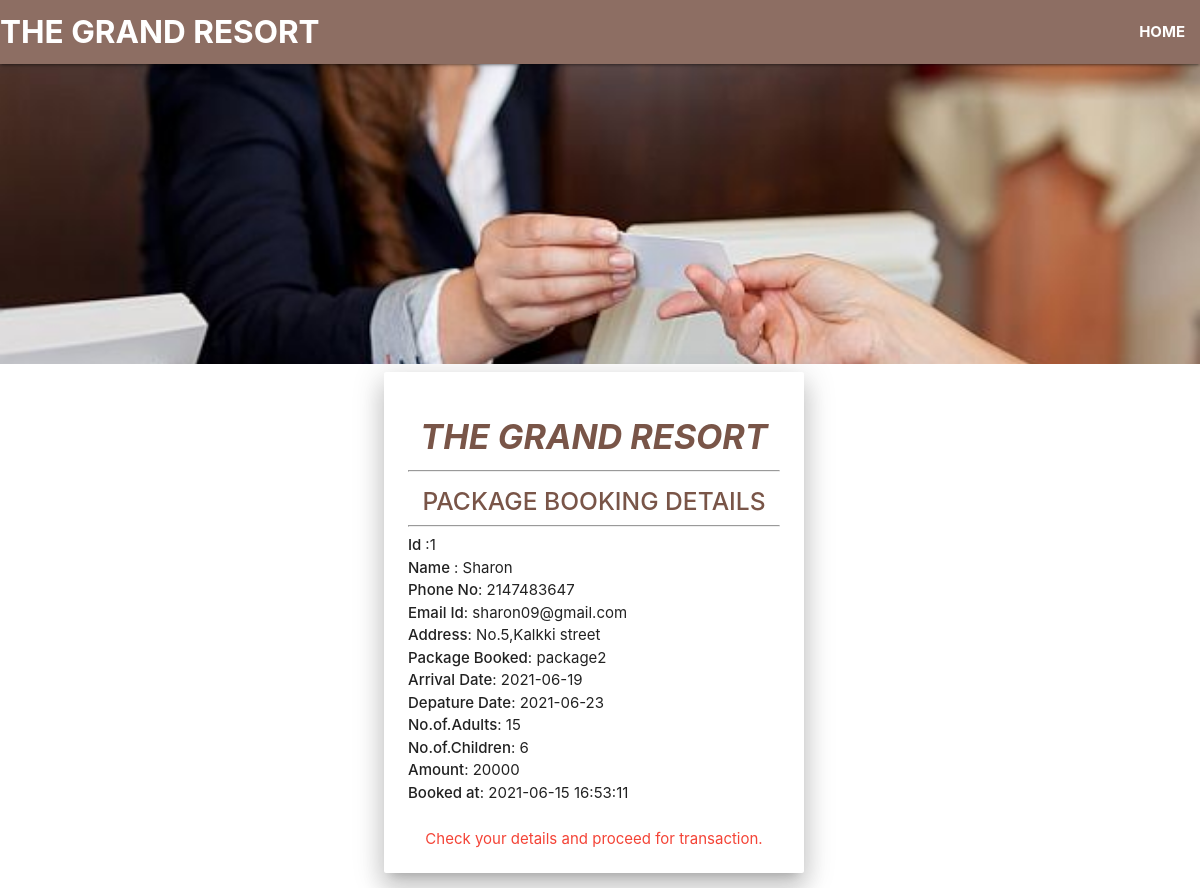
The app's page /packagepayment.php?user_id=1 with its own data.
### tables this page shows
CREATE TABLE `package` (
  `id` int(11) NOT NULL,
  `name` varchar(255) NOT NULL,
  `email` varchar(255) NOT NULL,
  `phone` int(11) NOT NULL,
  `pack` varchar(255) NOT NULL,
  `checkin` date NOT NULL,
  `checkout` date NOT NULL,
  `address` varchar(255) NOT NULL,
  `noofadults` int(11) NOT NULL,
  `noofchildren` int(11) NOT NULL,
  `cost` int(11) NOT NULL,
  `booked_at` timestamp NOT NULL DEFAULT current_timestamp() ON UPDATE current_timestamp()
);

### packagepayment.php (the view, shortened to what this page needs)
<?php
include('config.php');
if (isset($_GET['user_id'])) {
    $id =  mysqli_real_escape_string($conn, $_GET["user_id"]);
    $sql = "SELECT * FROM package WHERE id=$id";
    $result = mysqli_query($conn, $sql);
    $user = mysqli_fetch_assoc($result);
}
?>
<!DOCTYPE html>
<html lang="en">
<head>
    <link rel="stylesheet" href="https://use.fontawesome.com/releases/v5.0.13/css/all.css">
    <link rel="stylesheet" href="https://cdnjs.cloudflare.com/ajax/libs/materialize/1.0.0/css/materialize.min.css">
    <link rel="stylesheet" href="css/payment.css">
</head>
<body>
<header>
        <nav class="nav-wrapper brown lighten-1">
            <a href="#" class="brand-logo "><b>THE GRAND RESORT</b></a>
            <ul class="right hide-on-med-and-down">
                <li>
                    <a href="home.php"><b>HOME</b></a>
                </li>
            </ul>
        </nav>
    </header>
    <div class="parallax-container">
        <div class="parallax">
            <img src="images/pay.jpg" class="responsive-img">
        </div>
    </div>
    <div class="card container center z-depth-4">
        <div class="card-content center">
            <h4 class="brown-text center"><i><b>THE GRAND RESORT</b></i></h4><hr>
            <h5 class="center brown-text"><strong>PACKAGE BOOKING DETAILS</strong></h5>
            <hr>
            <?php $rv=explode('-',$user['pack']);?>
            <p class="container left-align"><strong>Id </strong>:<?php echo htmlspecialchars($user['id']);?>
                <br><strong>Name </strong>: <?php echo htmlspecialchars($user['name']); ?>
                <br><strong>Phone No</strong>: <?php echo htmlspecialchars($user['phone']); ?>
                <br><strong>Email Id</strong>: <?php echo htmlspecialchars($user['email']); ?>
                <br><strong>Address</strong>: <?php echo htmlspecialchars($user['address']); ?>
                <br><strong>Package Booked</strong>: <?php echo $rv[0]; ?>
                <br><strong>Arrival Date</strong>: <?php echo htmlspecialchars($user['checkin']); ?>
                <br><strong>Depature Date</strong>: <?php echo htmlspecialchars($user['checkout']); ?>
                <br><strong>No.of.Adults</strong>: <?php echo htmlspecialchars($user['noofadults']); ?>
                <br><strong>No.of.Children</strong>: <?php echo htmlspecialchars($user['noofchildren']); ?>
                <br><strong>Amount</strong>: <?php echo $rv[1]; ?>
                <br><strong>Booked at</strong>: <?php echo htmlspecialchars($user['booked_at'] )?>
            </p>
        </div>
        <div lass="card-action">
        <div class="red-text">Check your details and proceed for transaction.</div>
        <br>
        </div>
    </div>
</body>
</html>

### css/payment.css (style rules this page uses)
.parallax-container { height: 300px !important; }
.card { margin-left: 32%; width: 35%; }

### records on screen
package: id "1", name "Sharon", phone "2147483647", email "sharon09@gmail.com", address "No.5,Kalkki street", pack "package2", checkin "2021-06-19", checkout "2021-06-23", noofadults "15", noofchildren "6", pack "20000", booked_at "2021-06-15 16:53:11"
